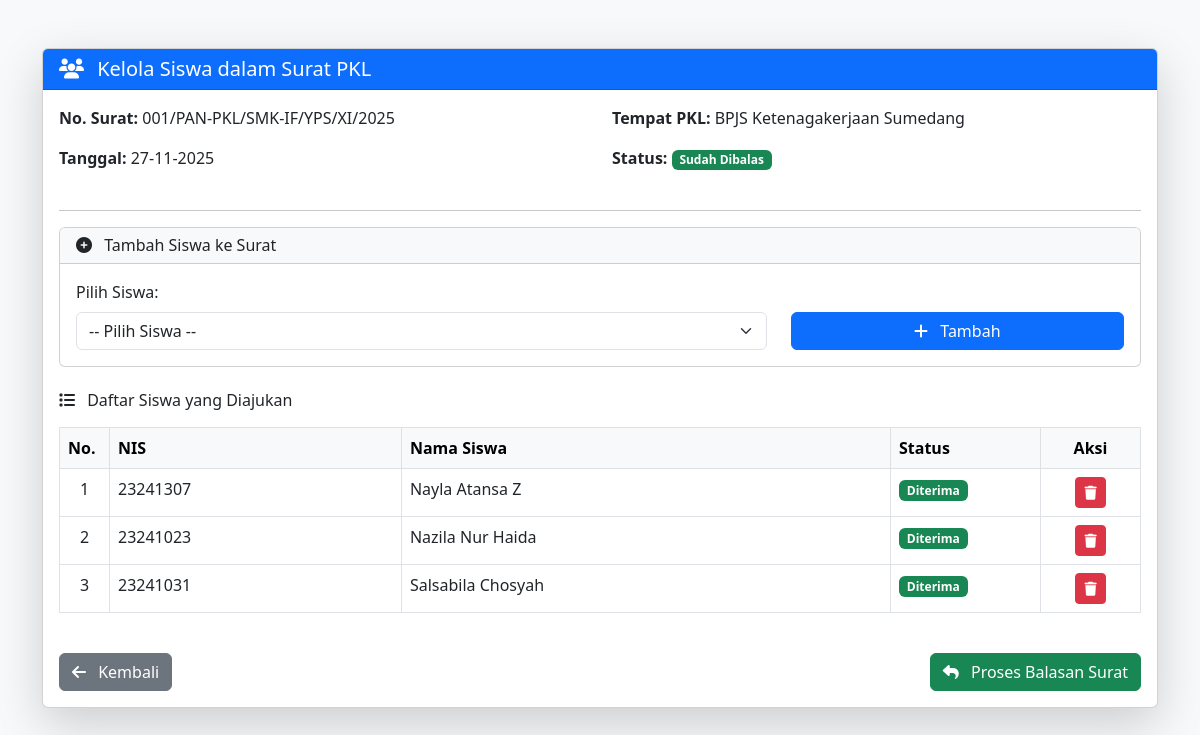
Page /kelola_siswa_surat.php?id=30 on the committed database.
### tables this page shows
CREATE TABLE `surat` (
  `id_surat` int NOT NULL,
  `no_surat` varchar(50) NOT NULL,
  `id_tempat_pkl` int NOT NULL,
  `tanggal` varchar(20) NOT NULL,
  `status_balasan` enum('Sudah Dibalas','Belum Dibalas','','') NOT NULL DEFAULT 'Belum Dibalas'
);

CREATE TABLE `tempat_pkl` (
  `id_tempat` int NOT NULL,
  `nama_tempat` varchar(150) NOT NULL,
  `id_pembimbing` int DEFAULT '0'
);

CREATE TABLE `siswa_surat` (
  `id_surat_siswa` int NOT NULL,
  `id_siswa` int NOT NULL,
  `id_surat` int NOT NULL,
  `status` enum('pending','diterima','ditolak','') NOT NULL DEFAULT 'pending',
  `catatan` text
);

CREATE TABLE `siswa` (
  `id_siswa` int NOT NULL,
  `nis` varchar(15) NOT NULL,
  `nama_siswa` varchar(75) NOT NULL,
  `kelas` varchar(10) NOT NULL,
  `kontak_siswa` varchar(15) NOT NULL,
  `id_pembimbing` int NOT NULL,
  `id_tempat` int NOT NULL,
  `password` varchar(255) NOT NULL,
  `password_status` int NOT NULL DEFAULT '0'
);

### kelola_siswa_surat.php (the view, shortened to what this page needs)
<?php
include 'koneksi.php';
$id_surat = isset($_GET['id']) ? intval($_GET['id']) : 0;
$query_surat = "SELECT s.*, t.nama_tempat, t.id_tempat
                FROM surat s
                LEFT JOIN tempat_pkl t ON s.id_tempat_pkl = t.id_tempat
                WHERE s.id_surat = ?";
$stmt = $koneksi->prepare($query_surat);
$stmt->bind_param("i", $id_surat);
$stmt->execute();
$result_surat = $stmt->get_result();
$data_surat = $result_surat->fetch_assoc();
$query_siswa_surat = "SELECT s.id_siswa, s.nis, s.nama_siswa, ss.status
                      FROM siswa_surat ss
                      JOIN siswa s ON ss.id_siswa = s.id_siswa
                      WHERE ss.id_surat = ?
                      ORDER BY s.nama_siswa ASC";
$stmt_siswa_surat = $koneksi->prepare($query_siswa_surat);
$stmt_siswa_surat->bind_param("i", $id_surat);
$stmt_siswa_surat->execute();
$result_siswa_surat = $stmt_siswa_surat->get_result();
?>
<!DOCTYPE html>
<html lang="id">
<head>
    <link href="https://cdn.jsdelivr.net/npm/bootstrap@5.3.0/dist/css/bootstrap.min.css" rel="stylesheet">
    <link rel="stylesheet" href="https://cdnjs.cloudflare.com/ajax/libs/font-awesome/6.4.0/css/all.min.css">
</head>
<body class="bg-light">
<div class="container my-5">
    <div class="card shadow-lg">
        <div class="card-header bg-primary text-white">
            <h5 class="mb-0"><i class="fas fa-users me-2"></i> Kelola Siswa dalam Surat PKL</h5>
        </div>
        <div class="card-body">
            <div class="row mb-4">
                <div class="col-md-6">
                    <p><strong>No. Surat:</strong> <?php echo htmlspecialchars($data_surat['no_surat']); ?></p>
                    <p><strong>Tanggal:</strong> <?php echo date('d-m-Y', strtotime($data_surat['tanggal'])); ?></p>
                </div>
                <div class="col-md-6">
                    <p><strong>Tempat PKL:</strong> <?php echo htmlspecialchars($data_surat['nama_tempat']); ?></p>
                    <p><strong>Status:</strong>
                        <?php if ($data_surat['status_balasan'] == 'Sudah Dibalas'): ?>
                            <span class="badge bg-success">Sudah Dibalas</span>
                        <?php else: ?>
                            <span class="badge bg-secondary">Belum Dibalas</span>
                        <?php endif; ?>
                    </p>
                </div>
            </div>
            <hr>
            <div class="card mb-4">
                <div class="card-header bg-light">
                    <h6 class="mb-0"><i class="fas fa-plus-circle me-2"></i> Tambah Siswa ke Surat</h6>
                </div>
                <div class="card-body">
                    <form id="formTambahSiswa">
                        <div class="row align-items-end">
                            <div class="col-md-8">
                                <label class="form-label">Pilih Siswa:</label>
                                <select class="form-select" id="selectSiswa" required>
                                    <option value="">-- Pilih Siswa --</option>
                                </select>
                            </div>
                            <div class="col-md-4">
                                <button type="submit" class="btn btn-primary w-100">
                                    <i class="fas fa-plus me-2"></i> Tambah
                                </button>
                            </div>
                        </div>
                    </form>
                </div>
            </div>
            <h6 class="mb-3"><i class="fas fa-list me-2"></i> Daftar Siswa yang Diajukan</h6>
            <div class="table-responsive">
                <table class="table table-bordered table-hover" id="tableSiswa">
                    <thead class="table-light">
                        <tr>
                            <th style="width: 50px;">No.</th>
                            <th>NIS</th>
                            <th>Nama Siswa</th>
                            <th style="width: 150px;">Status</th>
                            <th style="width: 100px;" class="text-center">Aksi</th>
                        </tr>
                    </thead>
                    <tbody>
                        <?php
                        if ($result_siswa_surat->num_rows == 0):
                        ?>
                        <tr id="emptyRow">
                            <td colspan="5" class="text-center text-muted">
                                <i class="fas fa-inbox me-2"></i> Belum ada siswa yang ditambahkan
                            </td>
                        </tr>
                        <?php else:
                            $no = 1;
                            while ($siswa = $result_siswa_surat->fetch_assoc()):
                        ?>
                        <tr data-id="<?php echo $siswa['id_siswa']; ?>">
                            <td class="text-center"><?php echo $no++; ?></td>
                            <td><?php echo htmlspecialchars($siswa['nis']); ?></td>
                            <td><?php echo htmlspecialchars($siswa['nama_siswa']); ?></td>
                            <td>
                                <?php
                                $badge_class = 'secondary';
                                $status_text = 'Menunggu';
                                if ($siswa['status'] == 'diterima') {
                                    $badge_class = 'success';
                                    $status_text = 'Diterima';
                                } elseif ($siswa['status'] == 'ditolak') {
                                    $badge_class = 'danger';
                                    $status_text = 'Ditolak';
                                }
                                ?>
                                <span class="badge bg-<?php echo $badge_class; ?>"><?php echo $status_text; ?></span>
                            </td>
                            <td class="text-center">
                                <button class="btn btn-sm btn-danger btn-hapus"
                                        data-id="<?php echo $siswa['id_siswa']; ?>"
                                        title="Hapus">
                                    <i class="fas fa-trash"></i>
                                </button>
                            </td>
                        </tr>
                        <?php endwhile; endif; ?>
                    </tbody>
                </table>
            </div>
            <div class="d-flex justify-content-between mt-4">
                <a href="index.php?page=data_surat" class="btn btn-secondary">
                    <i class="fas fa-arrow-left me-2"></i> Kembali
                </a>
                <a href="proses_balasan_surat.php?id=<?php echo $id_surat; ?>" class="btn btn-success">
                    <i class="fas fa-reply me-2"></i> Proses Balasan Surat
                </a>
            </div>
        </div>
    </div>
</div>
</body>
</html>

### rows in the picture
surat: no_surat "001/PAN-PKL/SMK-IF/YPS/XI/2025", tanggal "27-11-2025", id_tempat_pkl.nama_tempat "BPJS Ketenagakerjaan Sumedang"
siswa_surat: id_siswa.nis "23241307", id_siswa.nama_siswa "Nayla Atansa Z", status "Diterima"
siswa_surat: id_siswa.nis "23241023", id_siswa.nama_siswa "Nazila Nur Haida", status "Diterima"
siswa_surat: id_siswa.nis "23241031", id_siswa.nama_siswa "Salsabila Chosyah", status "Diterima"
